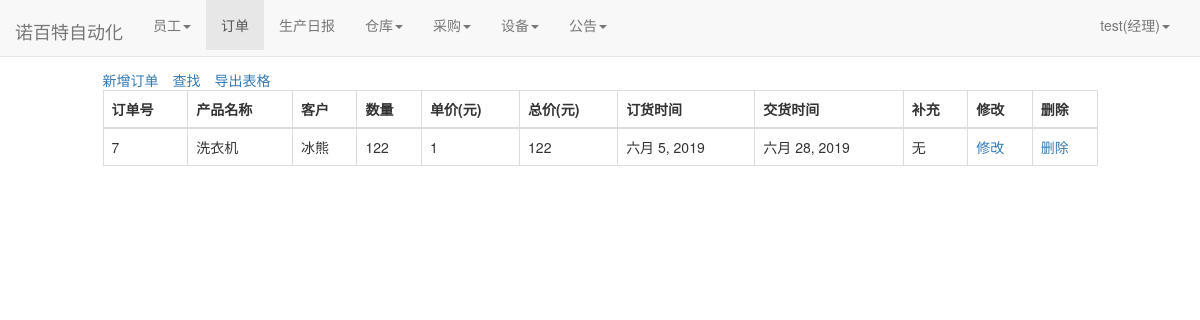
Screenshot of /orders/order_list/ (signed in) with the database file from the repository.
### user/models.py (models this page shows)
class Profile(models.Model):
    user = models.OneToOneField(User, on_delete=models.CASCADE)
    staff_gender = models.CharField(max_length=10, choices=(('male', '男'), ('female', '女')), default='male',
                                    verbose_name='性别')
    staff_age = models.PositiveIntegerField(verbose_name="年龄")
    staff_home = models.CharField(max_length=100, verbose_name="籍贯")
    staff_nationality = models.CharField(max_length=20, verbose_name="民族")  # 民族
    staff_tel = models.BigIntegerField(verbose_name="电话")
    start_time = models.DateField(auto_now_add=True, verbose_name="入职时间")  # 入职时间
    id_card = models.CharField(max_length=20,verbose_name="身份证")  # 身份证号
    staff_type = models.CharField(max_length=100,verbose_name="职位", null=True)  # 职位
    salary_pre_hour = models.IntegerField(verbose_name="时薪")  # 时薪
    class Meta:
        ordering = ['-start_time']

### orders/models.py (models this page shows)
class Orders(models.Model):#订单
    order_name=models.ForeignKey(Product,on_delete=models.DO_NOTHING, verbose_name="产品名称")
    order_client=models.CharField(max_length=100, verbose_name="客户名称")
    order_number = models.IntegerField(verbose_name="数量")
    order_price=models.IntegerField(verbose_name="单价(元)")
    order_total_price = models.IntegerField(verbose_name="总价(元)")
    order_time = models.DateField(auto_now_add=True, verbose_name="订货时间")
    order_end = models.DateField(verbose_name="交货时间")
    order_supplement=models.TextField(verbose_name="补充",null=True, blank=True)
    class Meta:
        ordering = ['-order_time']

### warehouse/models.py (models this page shows)
class Product(models.Model):
    product_name = models.CharField(max_length=100)
    def __str__(self):
        return self.product_name

### orders/views.py (the view)
# urls.py: path('order_list/', views.order_list, name='order_list'),
def order_list(request):
    order_lists = Orders.objects.all()
    context = {}
    context['order_lists'] = order_lists
    return render(request, 'order_list.html', context)

### user/models.py (called while the page is built)
def get_staff_type(self):
    if Profile.objects.filter(user=self).exists():
        profile = Profile.objects.get(user=self)
        return profile.staff_type
    else:
        return ''

### orders/templates/order_list.html (shortened to what this page needs)
{% extends 'base.html' %}
{% if user.is_authenticated %}
                        {% block nav_order_active %}active{% endblock %}
{% endif %}
{% block content %}
    <div class="containter">
        <div class="row">
            <div class="col-xs-10 col-xs-offset-1">
                {% if user.is_authenticated %}
                <table class="table table-bordered table-hover">
                    <span style="margin-right: 1em"><a href="{% url 'order_append' %}">新增订单</a></span>
                    <span style="margin-right: 1em"><a href="{% url 'order_select' %}">查找</a></span>
                    <span style="margin-right: 1em"><a href="{% url 'order_download' %}">导出表格</a></span>
                  <thead>
                    <tr>
                      <th scope="col">订单号</th>
                      <th scope="col">产品名称</th>
                      <th scope="col">客户</th>
                      <th scope="col">数量</th>
                      <th scope="col">单价(元)</th>
                       <th scope="col">总价(元)</th>
                        <th scope="col">订货时间</th>
                       <th scope="col">交货时间</th>
                      <th scope="col">补充</th>
                         <th scope="col">修改</th>
                      <th scope="col">删除</th>
                    </tr>
                  </thead>
                  <tbody>
                  {%for order in order_lists%}
                    <tr>
                      <td>{{order.id}}</td>
                      <td>{{order.order_name}}</td>
                      <td>{{order.order_client}}</td>
                      <td>{{order.order_number}}</td>
                      <td>{{order.order_price}}</td>
                        <td>{{order.order_total_price}}</td>
                      <td>{{order.order_time}}</td>
                      <td>{{order.order_end}}</td>
                      <td>{{order.order_supplement}}</td>
                           <td><a href="{% url 'order_modify' order.pk%}">修改</a></li></td>
                      <td><a href="{% url 'order_delete' order.pk%}">删除</a></li></td>
                    </tr>
                  {% endfor %}
                  </tbody>
                </table>
                {% else %}
                    <span>未登录，跳转到首页...</span>
                    <script type="text/javascript">
                        window.location.href = '/';
                    </script>
                {% endif %}
            </div>
        </div>
    </div>
{% endblock %}

### templates/base.html (shortened to what this page needs)
{% load static %}
<!doctype html>
<html lang="en">
<head>
    <link rel="stylesheet" href="{% static 'base.css' %}">
     <link rel="stylesheet" href="{% static 'home.css' %}">
    <link rel="stylesheet" href="{% static 'bootstrap-3.37/css/bootstrap.min.css' %}">
</head>
<body>
     <div class="navbar navbar-default navbar-fixed-top" role="navigation">
        <div class="container-fluid">
            <div class="navbar-header">
            </div>
        </div>
     </div>
    <nav class="navbar navbar-default navbar-fixed-top">
      <div class="container-fluid">
        <div class="navbar-header">
          <a class="navbar-brand" href="{% url 'home' %}">诺百特自动化</a>
        </div>
          {% if  user.is_authenticated %}
        <div class="collapse navbar-collapse" id="bs-example-navbar-collapse-1">
          <ul class="nav navbar-nav">
              {% if user.get_staff_type == '经理' %}
              <li class="{% block nav_staff_active %}{% endblock %}">
                    <li class="dropdown">
                      <a href="#" class="dropdown-toggle" data-toggle="dropdown" role="button" aria-haspopup="true" aria-expanded="false">员工<span class="caret"></span></a>
                    </li>
                  </li>
                  <li class="{% block nav_order_active %}{% endblock %}"><a href="{% url 'order_list' %}">订单</a></li>
                  <li class="{% block nav_producediary_active %}{% endblock %}"><a href="{% url 'product_diary' %}">生产日报</a></li>
                   <li class="{% block nav_warehousediary_active %}{% endblock %}">
                    <li class="dropdown">
                      <a href="#" class="dropdown-toggle" data-toggle="dropdown" role="button" aria-haspopup="true" aria-expanded="false">仓库<span class="caret"></span></a>
                    </li>
                  </li>
                  <li class="{% block nav_purchase_active %}{% endblock %}">
                    <li class="dropdown">
                      <a href="#" class="dropdown-toggle" data-toggle="dropdown" role="button" aria-haspopup="true" aria-expanded="false">采购<span class="caret"></span></a>
                    </li>
                  </li>
                  <li class="{% block nav_facility_active %}{% endblock %}">
                    <li class="dropdown">
                      <a href="#" class="dropdown-toggle" data-toggle="dropdown" role="button" aria-haspopup="true" aria-expanded="false">设备<span class="caret"></span></a>
                    </li>
                  </li>
              <li class="{% block nav_notice_active %}{% endblock %}">
                    <li class="dropdown">
                      <a href="#" class="dropdown-toggle" data-toggle="dropdown" role="button" aria-haspopup="true" aria-expanded="false">公告<span class="caret"></span></a>
                    </li>
                  </li>
              {%endif%}
          </ul>
        <ul class="nav navbar-nav navbar-right">
            <li class="dropdown">
              <a href="#" class="dropdown-toggle" data-toggle="dropdown" role="button" aria-haspopup="true" aria-expanded="false">
                  {{user.username}}({{user.get_staff_type}})<span class="caret"></span></a>
            </li>
        </ul>
    </div>
          {% else %}
           <ul class="nav navbar-nav navbar-right">
                <li><a href="{% url 'login' %}?from={{ request.get_full_path }}">登录</a></li>
           </ul>
          {% endif %}
      </div>
    </nav>
    {% block content%} {% endblock %}
</body>
</html>

### static/home.css (style rules this page uses)
* { margin: 0; padding: 0; }
body { margin-top: 70px!important; }
ul { list-style-type: none!important; }
ul.navbar-right { margin-right: 0; }
div.navbar-header { font-size: 200%; padding-top: 0.2em; }

### rows the page displays
Orders: id "7", order_name "洗衣机", order_client "冰熊", order_number "122", order_price "1", order_total_price "122", order_time "六月 5, 2019", order_end "六月 28, 2019", order_supplement "无"

### other values shown
{{ user.username }} "test"
{{ user.get_staff_type }} "经理"
